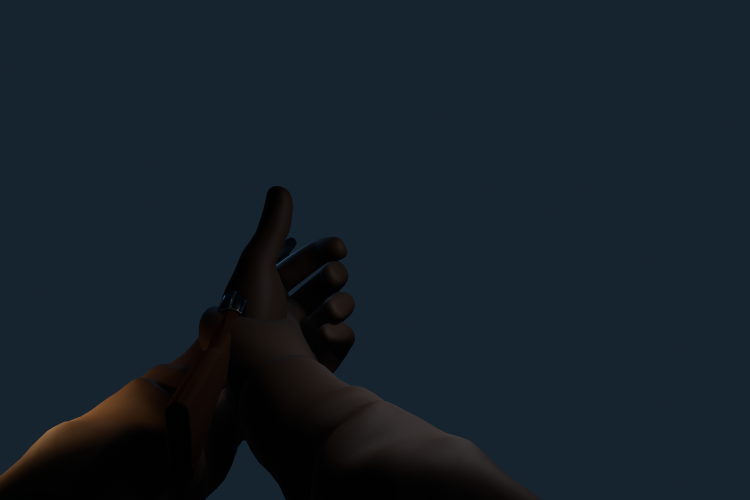
#> input picture artifacts/viewmodels/heavy-project-hands/renders/shotgun/reload_034.png, 1500 x 1000 px (shown at 1/2 size)
$ python -i contact_sheet.py   (imports and definitions only)
#> lines starting #> are read from the running program, lines starting #| are printed output that depends on the picture; after the words box and inside, x2 and y2 are one past the last pixel; in counts of white or black regions, pixels touching at a corner belong together
#> further down, picture is the input picture: PIL image 1500x1000 RGBA; mean R, G, B, A 21.2, 31.7, 40.8, 255
"""Build the required melee contact sheet and pixel-space validation report."""
from __future__ import annotations

import json
from pathlib import Path

from PIL import Image, ImageChops, ImageDraw, ImageFont


ROOT = Path(__file__).resolve().parents[4]
OUT = ROOT / "artifacts/viewmodels/knife-melee-pilot"
RENDERS = OUT / "renders"
VALIDATION = OUT / "validation"
EVIDENCE = ROOT / "tools/eval/asset-evidence/knife-melee"
ACTIONS = ("idle", "draw", "slash", "stab")


def foreground_bbox(image: Image.Image):
    rgb = image.convert("RGB")
    background = Image.new("RGB", rgb.size, rgb.getpixel((5, 5)))
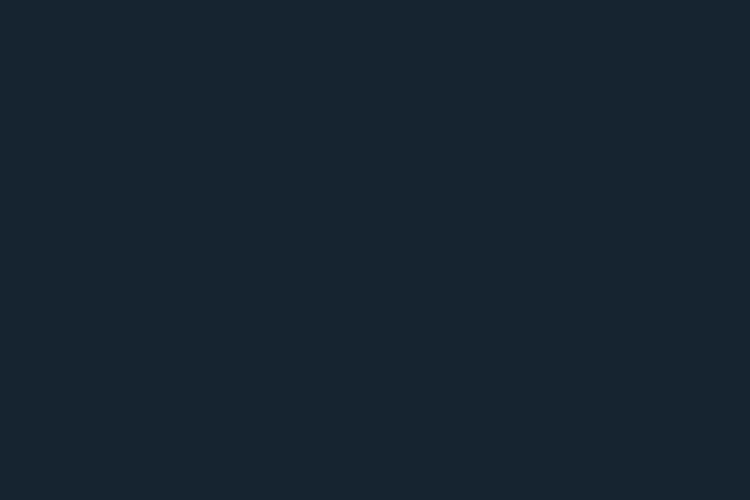
#> background: PIL image 1500x1000 RGB (shown at 1/2 size); mean R, G, B 22, 36, 48
    difference = ImageChops.difference(rgb, background).convert("L")
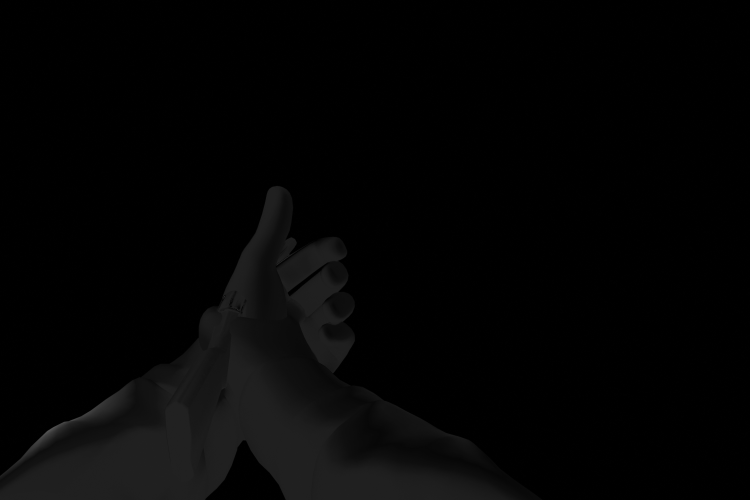
#> difference: PIL image 1500x1000 L (shown at 1/2 size); min 0, max 84, mean 4.5
    mask = difference.point(lambda value: 255 if value > 18 else 0)
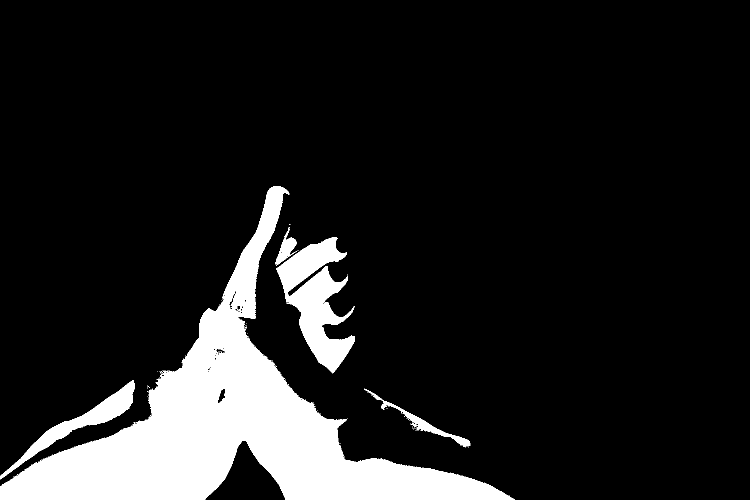
#> mask: PIL image 1500x1000 L (shown at 1/2 size); 12.5% white; 76 white regions (71 under 20 px), largest, box (x1, y1, x2, y2) and area: (0, 372, 1030, 1000) 156322, (553, 474, 709, 747) 19622, (0, 761, 270, 959) 7827, (728, 777, 941, 894) 2148, (551, 455, 595, 531) 1175
    return mask.getbbox(), mask


# [76 lines left out: function main, not called in this run]


# [2 lines not run here, left out]

>>> from PIL import Image
>>> picture = Image.open('../../../../artifacts/viewmodels/heavy-project-hands/renders/shotgun/reload_034.png')
>>> result = foreground_bbox(picture)
